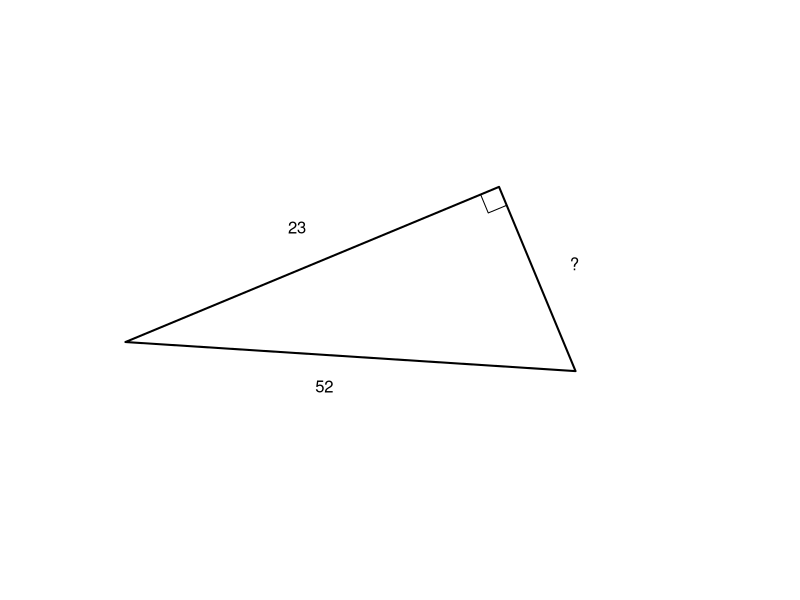

Source code (R):
## ---- chunk 1
ab = sample(11:99,2)

a = ab[1]
b = ab[2]
c = round(sqrt(a^2+b^2))
b = sqrt(c^2-a^2)

## ---- chunk 2
x0 = c(-2/3*b,1/3*b,1/3*b)
y0 = c(-1/3*a,-1/3*a,2/3*a)
r0 = sqrt(x0^2+y0^2)
r0max = max(r0)

bsize = 1/10*min(c(a,b))
xb0 = c(1/3*b-bsize,1/3*b-bsize,1/3*b)
yb0 = c(-1/3*a,-1/3*a+bsize,-1/3*a+bsize)

ang = atan(a/b)
tbump = 2/10*min(c(a,b))
xt0 = c(-1/6*b,1/3*b+tbump,-1/6*b-cos(ang)*tbump)
yt0 = c(-1/3*a-tbump,1/6*a,1/6*a+sin(ang)*tbump)

th = runif(1,0,2*pi)

if(sample(1:2,1)==2){
    x0 = -x0
    xb0 = -xb0
    xt0 = -xt0
}


x1 = cos(th)*x0-sin(th)*y0
y1 = sin(th)*x0+cos(th)*y0
xb1 = cos(th)*xb0-sin(th)*yb0
yb1 = sin(th)*xb0+cos(th)*yb0
xt1 = cos(th)*xt0-sin(th)*yt0
yt1 = sin(th)*xt0+cos(th)*yt0

par(mar=c(0,0,0,0),pty="s")
plot(0,0,"n",axes=F,ann=F,xlim=c(-r0max,r0max),ylim=c(-r0max,r0max))

polygon(x1,y1,lwd=2)
lines(xb1,yb1,lwd=1)

text(xt1,yt1,c(a,"?",c))
